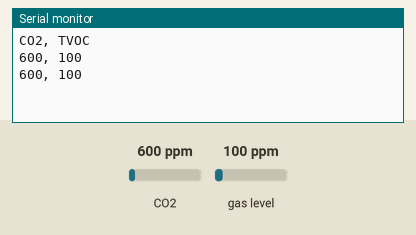
Simulated run of this sketch. Board: Arduino Uno, built with avr-gcc and run on an emulated ATmega328P. Parts: the last lines printed to the serial monitor. Inputs (shaded band) come from the test bench; at power-on: CO2 600 ppm, gas level 100 ppm.

Above: at 2.8 s.
2.9 s: CO2 set to 452 ppm
At 4.8 s:
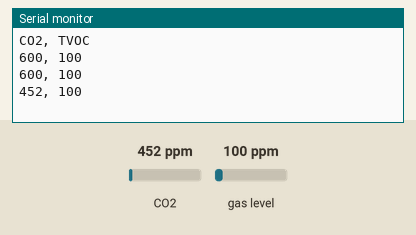
5.6 s: gas level set to 20 ppm
At 6.4 s:
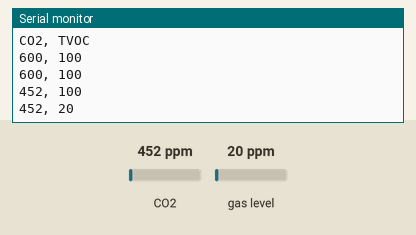
8.3 s: CO2 set to 1050 ppm
At 10.7 s:
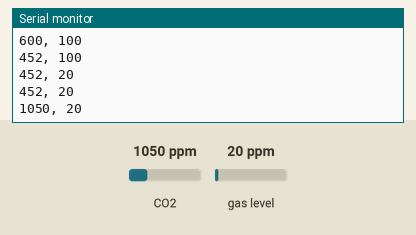
Timing chart, 0 to 12.2 s (numbered marks = the images above; inputs shaded):
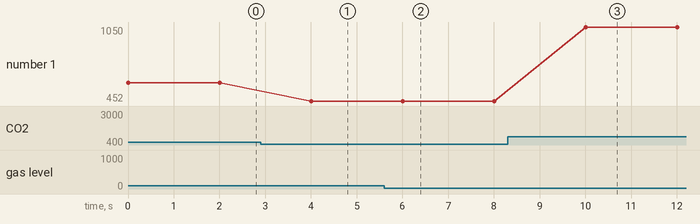

Measured:
- after the input at 2.9 s, the serial monitor: prints a new line after 1.1 s (image 1)
- after the input at 5.6 s, the serial monitor: prints a new line after 0.41 s (image 2)
- after the input at 8.3 s, the serial monitor: prints a new line after 1.7 s (image 3)
- plotted number 1: 600 → 452 after the input at 2.9 s, 452 → 1050 after the input at 8.3 s

The sketch:

plotter.ino
```cpp
/*****************************************************************************************************************************************
Programa de ejemplo para monitorizar los niveles de Dióxido de Carbono (equivalente) eCO2 y la Tasa de Compuestos Orgánicos Volátiles TVOC
*****************************************************************************************************************************************/

#include "Adafruit_CCS811.h"          // Incluir la librería del sensor
Adafruit_CCS811 ccs;                  // Crear un objeto sensor

void setup() {
  Serial.begin(115200);               // Inicializar el puerto serie
  //  Serial.println("Programa para graficar los datos del sensor CCS811 mediante el Serial Plotter del IDE de Arduino");
  Serial.println("CO2, TVOC");
  if(!ccs.begin()){                   // Intentar inicializar el sensor
    Serial.println("¡No se ha podido inicializar el sensor! Por favor, comprueba el cableado.");
    while(1);
  }
  while(!ccs.available());            // Esperar a que el sensor esté preparado
}

void loop() {
  if(ccs.available()){                // Si el sensor está disponible
    if(!ccs.readData()){              // Cuando haya datos
      Serial.print(ccs.geteCO2());    // Obtener y enviar el nivel del CO2 por el puerto serie
      Serial.print(", ");              // Separar los valores de CO2 y de TVOC
      Serial.println(ccs.getTVOC());  // Obtener y enviar la tasa de TVOC, enviarla por el puerto serie y acabar la dupla de datos
    }
    else{
      Serial.println("ERROR!");       // Cuando ocurra un error
      while(1);                       // El dispositivo deja de funcionar
    }
  }
  delay(2000);                         // Hacer la medida cada 2 segundos(2000ms)
}
```
